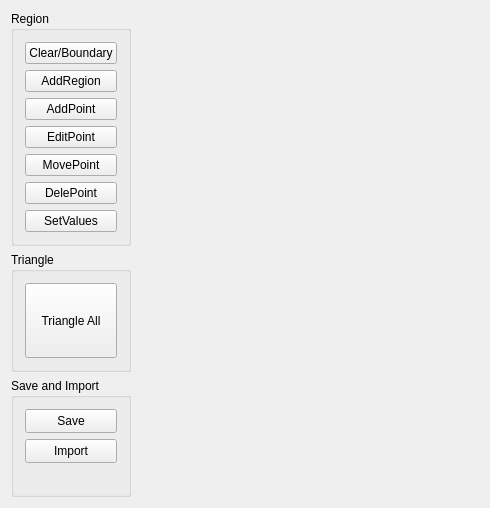
<?xml version="1.0" encoding="UTF-8"?>
<ui version="4.0">
 <class>Widget</class>
 <widget class="QWidget" name="Widget">
  <property name="geometry">
   <rect>
    <x>0</x>
    <y>0</y>
    <width>490</width>
    <height>508</height>
   </rect>
  </property>
  <property name="windowTitle">
   <string>Widget</string>
  </property>
  <layout class="QGridLayout" name="gridLayout">
   <item row="0" column="1">
    <widget class="QStackedWidget" name="paint">
     <property name="sizePolicy">
      <sizepolicy hsizetype="Expanding" vsizetype="Expanding">
       <horstretch>0</horstretch>
       <verstretch>0</verstretch>
      </sizepolicy>
     </property>
     <widget class="QWidget" name="paintPage1"/>
    </widget>
   </item>
   <item row="0" column="0">
    <layout class="QVBoxLayout" name="verticalLayout_4">
     <item>
      <widget class="QGroupBox" name="RegionBox">
       <property name="sizePolicy">
        <sizepolicy hsizetype="Preferred" vsizetype="Expanding">
         <horstretch>0</horstretch>
         <verstretch>0</verstretch>
        </sizepolicy>
       </property>
       <property name="title">
        <string>Region</string>
       </property>
       <layout class="QVBoxLayout" name="verticalLayout">
        <item>
         <widget class="QPushButton" name="button_Clear">
          <property name="sizePolicy">
           <sizepolicy hsizetype="Preferred" vsizetype="Expanding">
            <horstretch>0</horstretch>
            <verstretch>0</verstretch>
           </sizepolicy>
          </property>
          <property name="text">
           <string>Clear/Boundary</string>
          </property>
         </widget>
        </item>
        <item>
         <widget class="QPushButton" name="button_AddRegion">
          <property name="sizePolicy">
           <sizepolicy hsizetype="Preferred" vsizetype="Expanding">
            <horstretch>0</horstretch>
            <verstretch>0</verstretch>
           </sizepolicy>
          </property>
          <property name="text">
           <string>AddRegion</string>
          </property>
         </widget>
        </item>
        <item>
         <widget class="QPushButton" name="button_AddPoint">
          <property name="sizePolicy">
           <sizepolicy hsizetype="Preferred" vsizetype="Expanding">
            <horstretch>0</horstretch>
            <verstretch>0</verstretch>
           </sizepolicy>
          </property>
          <property name="text">
           <string>AddPoint</string>
          </property>
         </widget>
        </item>
        <item>
         <widget class="QPushButton" name="button_EditPoint">
          <property name="sizePolicy">
           <sizepolicy hsizetype="Preferred" vsizetype="Expanding">
            <horstretch>0</horstretch>
            <verstretch>0</verstretch>
           </sizepolicy>
          </property>
          <property name="text">
           <string>EditPoint</string>
          </property>
         </widget>
        </item>
        <item>
         <widget class="QPushButton" name="button_MovePoint">
          <property name="sizePolicy">
           <sizepolicy hsizetype="Preferred" vsizetype="Expanding">
            <horstretch>0</horstretch>
            <verstretch>0</verstretch>
           </sizepolicy>
          </property>
          <property name="text">
           <string>MovePoint</string>
          </property>
         </widget>
        </item>
        <item>
         <widget class="QPushButton" name="button_DelePoint">
          <property name="sizePolicy">
           <sizepolicy hsizetype="Preferred" vsizetype="Expanding">
            <horstretch>0</horstretch>
            <verstretch>0</verstretch>
           </sizepolicy>
          </property>
          <property name="text">
           <string>DelePoint</string>
          </property>
         </widget>
        </item>
        <item>
         <widget class="QPushButton" name="button_SetValues">
          <property name="sizePolicy">
           <sizepolicy hsizetype="Preferred" vsizetype="Expanding">
            <horstretch>0</horstretch>
            <verstretch>0</verstretch>
           </sizepolicy>
          </property>
          <property name="text">
           <string>SetValues</string>
          </property>
         </widget>
        </item>
       </layout>
      </widget>
     </item>
     <item>
      <widget class="QGroupBox" name="TriangleBox">
       <property name="sizePolicy">
        <sizepolicy hsizetype="Preferred" vsizetype="Expanding">
         <horstretch>0</horstretch>
         <verstretch>0</verstretch>
        </sizepolicy>
       </property>
       <property name="title">
        <string>Triangle</string>
       </property>
       <layout class="QVBoxLayout" name="verticalLayout_2">
        <item>
         <widget class="QPushButton" name="button_TriangleAll">
          <property name="sizePolicy">
           <sizepolicy hsizetype="Preferred" vsizetype="Expanding">
            <horstretch>0</horstretch>
            <verstretch>0</verstretch>
           </sizepolicy>
          </property>
          <property name="text">
           <string>Triangle All</string>
          </property>
         </widget>
        </item>
       </layout>
      </widget>
     </item>
     <item>
      <widget class="QGroupBox" name="SaveAndImportBox">
       <property name="sizePolicy">
        <sizepolicy hsizetype="Preferred" vsizetype="Preferred">
         <horstretch>0</horstretch>
         <verstretch>0</verstretch>
        </sizepolicy>
       </property>
       <property name="title">
        <string>Save and Import</string>
       </property>
       <layout class="QVBoxLayout" name="verticalLayout_3">
        <item>
         <widget class="QPushButton" name="button_Save">
          <property name="sizePolicy">
           <sizepolicy hsizetype="Preferred" vsizetype="Expanding">
            <horstretch>0</horstretch>
            <verstretch>0</verstretch>
           </sizepolicy>
          </property>
          <property name="text">
           <string>Save</string>
          </property>
         </widget>
        </item>
        <item>
         <widget class="QPushButton" name="button_Import">
          <property name="sizePolicy">
           <sizepolicy hsizetype="Preferred" vsizetype="Expanding">
            <horstretch>0</horstretch>
            <verstretch>0</verstretch>
           </sizepolicy>
          </property>
          <property name="text">
           <string>Import</string>
          </property>
         </widget>
        </item>
        <item alignment="Qt::AlignLeft">
         <widget class="QLabel" name="label_mouse">
          <property name="sizePolicy">
           <sizepolicy hsizetype="Preferred" vsizetype="Preferred">
            <horstretch>0</horstretch>
            <verstretch>0</verstretch>
           </sizepolicy>
          </property>
          <property name="minimumSize">
           <size>
            <width>92</width>
            <height>0</height>
           </size>
          </property>
          <property name="text">
           <string/>
          </property>
         </widget>
        </item>
       </layout>
      </widget>
     </item>
    </layout>
   </item>
  </layout>
 </widget>
 <layoutdefault spacing="6" margin="11"/>
 <resources/>
 <connections/>
</ui>
